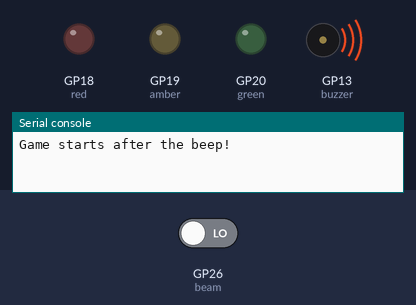
Bench run of a program on a simulated Raspberry Pi Pico running MicroPython. Parts: output pins drawn as LEDs (lit = HIGH), buzzer (waves = sounding), the last lines printed to the serial console. Inputs (shaded band) come from the test bench; at power-on: GP26 (beam) LOW. The clock reads 2024-03-15 10:24:30 at power-on unless the program sets it. At 32.2 s the program stops and its outputs stay as they are.

Above: at 0.1 s.
At 2.1 s:
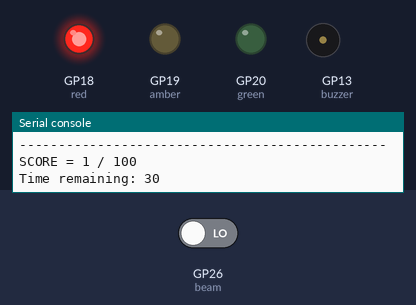
At 32.3 s:
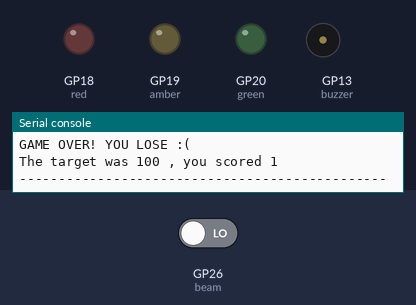
Timing chart, 0 to 33.7 s (numbered marks = the images above):
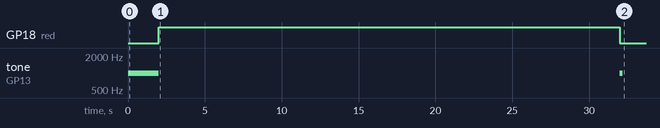

The program:

breakBeamTarget.py
```python
from machine import Pin, PWM
import time, sys

red = Pin(18, Pin.OUT)
amber = Pin(19, Pin.OUT)
green = Pin(20, Pin.OUT)

beam = Pin(26, Pin.IN, Pin.PULL_DOWN)

buzzer = PWM(Pin(13))
buzzer.freq(1000)
buzzer.duty_u16(0)

startTime = 0
timeCheck = 0
scoreCounter = 0
state = 0
targetScore = 100

print("Game starts after the beep!")

buzzer.duty_u16(10000)
time.sleep(2)
buzzer.duty_u16(0)

print("GO!")
print("-----------------------------------------------")

startTime = time.time()

while True:

    time.sleep(0.0001)

    timeCheck = time.time() - startTime

    if timeCheck >= 30:

        red.value(0)
        amber.value(0)
        green.value(0)

        buzzer.duty_u16(10000)
        time.sleep(0.2)
        buzzer.duty_u16(0)

        print("-----------------------------------------------")
        print("GAME OVER! YOU LOSE :(")
        print("The target was", targetScore, ", you scored", scoreCounter)
        print("-----------------------------------------------")

        sys.exit()

    elif scoreCounter >= targetScore:

        red.value(0)
        amber.value(0)
        green.value(0)

        buzzer.duty_u16(10000)
        time.sleep(0.2)
        buzzer.duty_u16(0)

        print("-----------------------------------------------")
        print("YOU WIN")
        print("You took", timeCheck, "seconds!")
        print("-----------------------------------------------")

        sys.exit()

    elif state == 0 and beam.value() == 0:

        scoreCounter = scoreCounter + 1

        state = 1

        print("SCORE =", scoreCounter, "/", targetScore)
        print("Time remaining:", (30 - timeCheck))

        if scoreCounter < (targetScore *0.33 ):

            red.value(1)
            amber.value(0)
            green.value(0)

        elif (targetScore * 0.33 ) < scoreCounter < (targetScore * 0.67):

            red.value(0)
            amber.value(1)
            green.value(0)

        elif (scoreCounter > targetScore * 0.67):

            red.value(0)
            amber.value(0)
            green.value(1)

    elif state == 1 and beam.value() == 1:

        state = 0
```

Measured:
- by itself, GP18 (red): LOW → HIGH at 2.0 s, → LOW 30.0 s later
- by itself, tone on GP13 (buzzer): silent → 1000 Hz at 0.00 s, → silent 2.0 s later, → 1000 Hz 30.0 s later, → silent 0.20 s later
